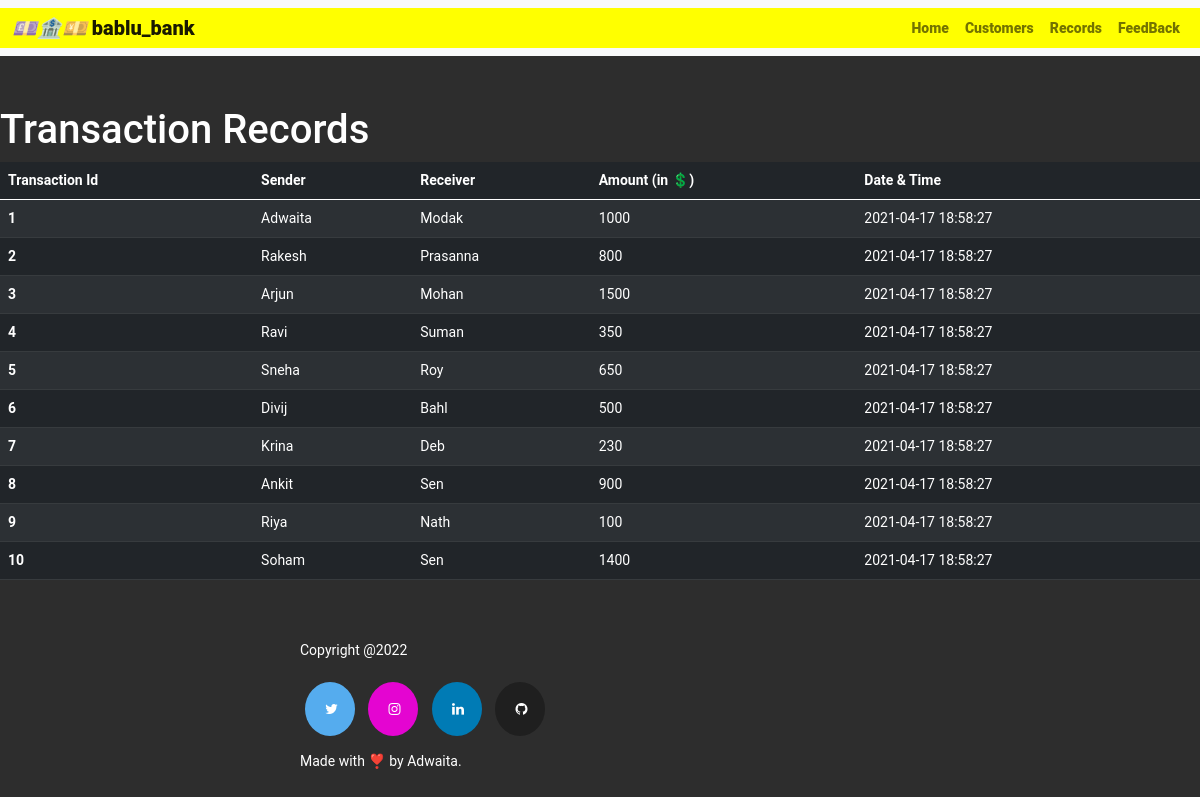
Screenshot of /transactions.php with the database file from the repository.
### tables this page shows
create table TRANSACTION_TYPE_1 (
    id int(11) not null,
    sender varchar(25) not null,
    receiver varchar(25) not null,
    bal int(8) not null,
    date_time datetime not null default current_timestamp,
    primary key (id)
);

### transactions.php (the view, shortened to what this page needs)
<!doctype html>
<html lang="en">
<head>
    <link href="https://cdn.jsdelivr.net/npm/bootstrap@5.0.2/dist/css/bootstrap.min.css" rel="stylesheet">
    <link rel="stylesheet" href="./css/index.css">
    <link rel="stylesheet" href="https://cdnjs.cloudflare.com/ajax/libs/font-awesome/4.7.0/css/font-awesome.min.css">
</head>
<body>
    <nav class="navbar navbar-expand-lg navbar-light bg-light">
        <div class="container-fluid">
            <a class="navbar-brand" href="#"> <i>💷🏦💴</i> bablu_bank</a>
            <div class="collapse navbar-collapse" id="navbarContent">
                <ul class="navbar-nav">
                    <li class="nav-item">
                        <a class="nav-link aria-current=" page" active" href="index.php">Home</a>
                    </li>
                    <li class="nav-item">
                        <a class="nav-link" aria-current="page" href="customers.php">Customers</a>
                    </li>
                    <li class="nav-item">
                        <a class="nav-link" aria-current="page" href="transactions.php">Records</a>
                    </li>
                    <li class="nav-item">
                        <a class="nav-link" aria-current="page" href="feedback.php">FeedBack</a>
                    </li>
                </ul>
            </div>
        </div>
    </nav>
    <div class="container-main">
        <div class="head">
            <h1>Transaction Records</h1>
        </div>
        <table class="table table-striped table-dark">
            <thead>
                <tr>
                    <th scope="col">Transaction Id</th>
                    <th scope="col">Sender</th>
                    <th scope="col">Receiver</th>
                    <th scope="col">Amount (in 💲)</th>
                    <th scope="col">Date & Time</th>
                </tr>
            </thead>
            <tbody>
                <?php
                include 'config.php';
                $sql = "SELECT * FROM transaction_type_1";
                $query = mysqli_query($conn, $sql);
                 while ($rows = mysqli_fetch_assoc($query)) {
                ?>
                    <tr>
                        <th scope="row"><?php echo $rows['id'] ?></th>
                        <td><?php echo $rows['sender'] ?></td>
                        <td><?php echo $rows['receiver'] ?></td>
                        <td><?php echo $rows['bal'] ?></td>
                        <td><?php echo $rows['date_time'] ?></td>
                    </tr>
                <?php } ?>
            </tbody>
        </table>
    </div>
    <footer>
        <div class="container-bottom">
            <div class="row">
                <div class="col-md-6">
                    <p class="end">Copyright @2022 </p>
                    <a href="#" class="fa fa-twitter"></a>
                    <a href="#" class="fa fa-instagram"></a>
                    <a href="#" class="fa fa-linkedin"></a>
                    <a href="#" class="fa fa-github"></a>
                    <p>Made with ❣️ by Adwaita.</p>
                </div>
    </footer>
</body>
</html>

### css/index.css (style rules this page uses)
* { margin: 0; padding: 0; box-sizing: border-box; }
body { font-family: 'Roboto', sans-serif; font-size: 14px; background: #2d2d2d; }
.navbar-nav { float: left; }
.row { width: 100%; height: 100%; display: flex; flex-direction: row; justify-content: space-around; align-items: center; margin-top: 50px; color: #fff; }
.row p { margin-top: 10px; }
.row a { margin: 5px; }
.fa { padding: 20px; font-size: 25px; width: 50px; text-align: center; text-decoration: none; border-radius: 50%; }
.fa-twitter { background: #55ACEE; color: white; }
.fa-linkedin { background: #007bb5; color: white; }
.fa-instagram { background: #e405d1; color: white; }
.fa-github { background: #1f1f1f; color: white; }
.container-fluid a { font-weight: 800; }
.container-fluid { background-color: yellow; }

### transactions.php (style rules this page uses)
.container-main { margin-top: 50px; }
.container-fluid a { font-weight: 800; }
.container-fluid { background-color: yellow; }
.head { font-size: 1rem; font-weight: 500; color: #fff; }

### rows the page displays
transaction_type_1: id "1", sender "Adwaita", receiver "Modak", bal "1000", date_time "2021-04-17 18:58:27"
transaction_type_1: id "2", sender "Rakesh", receiver "Prasanna", bal "800", date_time "2021-04-17 18:58:27"
transaction_type_1: id "3", sender "Arjun", receiver "Mohan", bal "1500", date_time "2021-04-17 18:58:27"
transaction_type_1: id "4", sender "Ravi", receiver "Suman", bal "350", date_time "2021-04-17 18:58:27"
transaction_type_1: id "5", sender "Sneha", receiver "Roy", bal "650", date_time "2021-04-17 18:58:27"
transaction_type_1: id "6", sender "Divij", receiver "Bahl", bal "500", date_time "2021-04-17 18:58:27"
transaction_type_1: id "7", sender "Krina", receiver "Deb", bal "230", date_time "2021-04-17 18:58:27"
transaction_type_1: id "8", sender "Ankit", receiver "Sen", bal "900", date_time "2021-04-17 18:58:27"
transaction_type_1: id "9", sender "Riya", receiver "Nath", bal "100", date_time "2021-04-17 18:58:27"
transaction_type_1: id "10", sender "Soham", receiver "Sen", bal "1400", date_time "2021-04-17 18:58:27"
